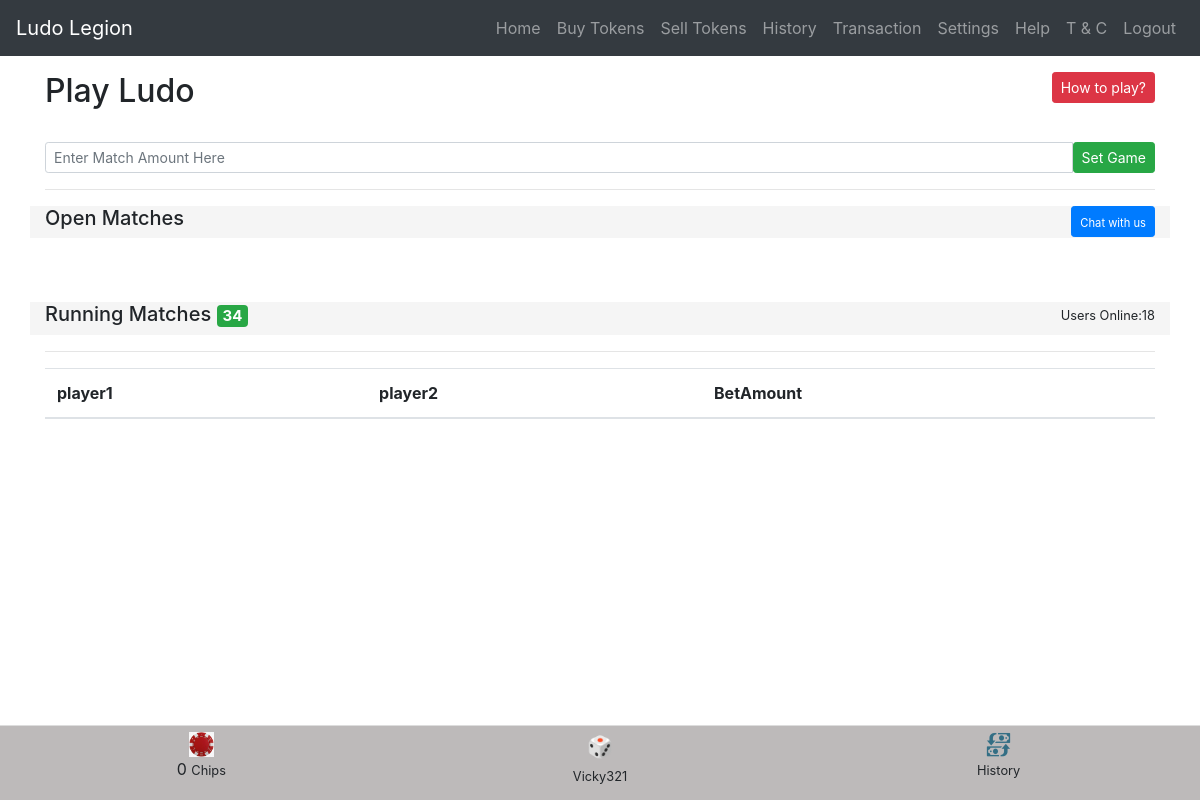
Page /home.php on the earlier database version.
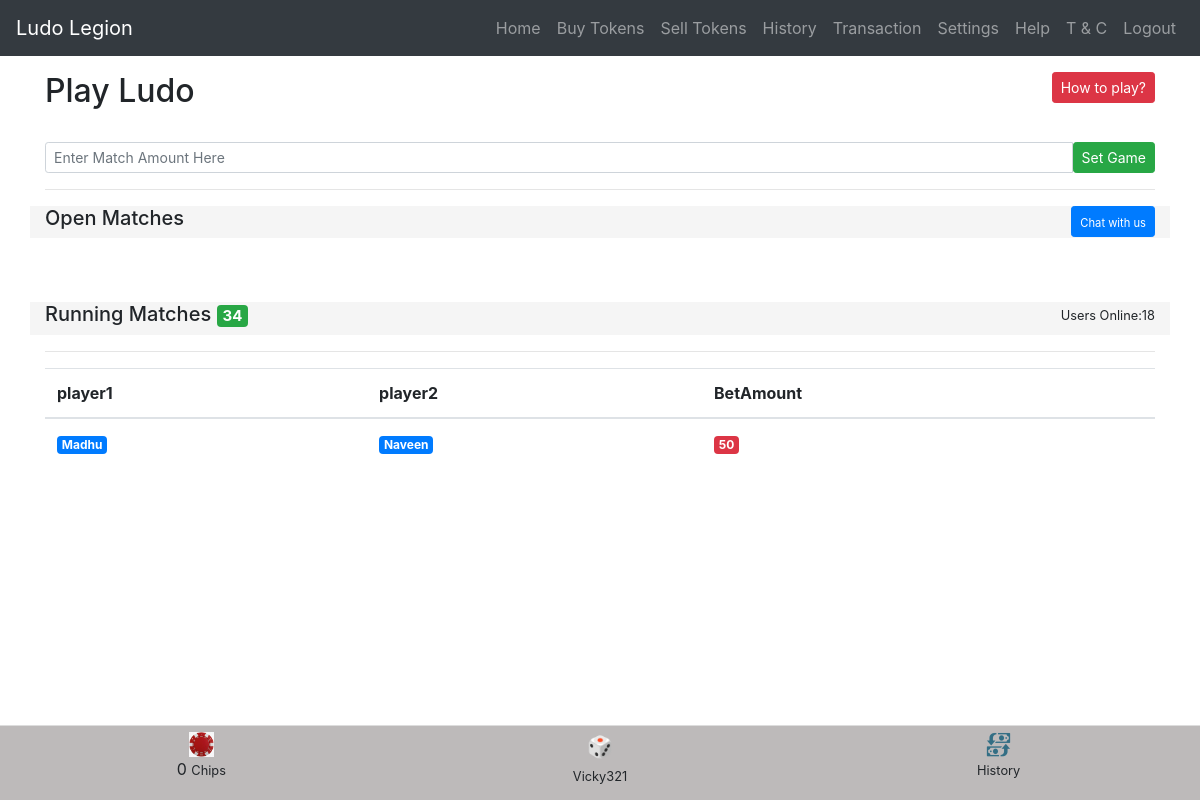
Same page on the later database version.
### tables this page shows
CREATE TABLE `running` (
  `player1` varchar(255) NOT NULL,
  `player2` varchar(255) NOT NULL,
  `amount` bigint(255) NOT NULL
);

### includes/server.php (called while the page is built, shortened)
<?php
include('includes/db_connect.php');
$running = "SELECT * FROM running";
$runQuery=mysqli_query($db, $running);
?>

### home.php (the view, shortened to what this page needs)
<?php include('includes/header.php');?>
<?php include('includes/nav.php');?>
<?php include('includes/server.php');?>
<br>
<br>
<br>
<div class="container" style="padding-bottom: 75px; background: none;" class="ng-scope">
    <div class="row">
        <div class="col-6">
            <h2>Play Ludo</h2>
        </div>
        <div class="col-6 text-right">
            <button class="pull-right btn btn-danger btn-sm" href="#/app/howtoplay"><i class="glyphicon glyphicon-expand"></i>
                How to play?</button>
        </div>
    </div>
    <br>
    <div>
        <form method="post" action="home.php">
            <div class="input-group input-group-sm">
                <input type="number" placeholder="Enter Match Amount Here" name="amount" class="form-control">
                <span class="input-group-btn">
                    <button name="set" type="submit" class="btn btn-success btn-sm">Set
                        Game</button>
                </span>
            </div>
        </form>
    </div>
    <hr>
    <div class="row" style="background: #f5f5f5">
        <div class="col-6">
            <h5>Open Matches</h5>
        </div>
        <div class="col-6 text-right"><button class="btn btn-sm btn-primary"><small>Chat with us</small></button></div>
    </div>
    <br>
    <br>
    <div class="row" style="background: #f5f5f5">
        <div class="col-8 text-justify">
            <h5>Running Matches <span class="badge badge-success ng-binding">34</span></h5>
        </div>
        <div class="col-4 text-right">
            <small>Users Online:18</small>
        </div>
    </div>
    <hr>
    <div>
        <form method="post" action="home.php">
            <table class="table table-hover">
                <thead>
                    <th>
                        player1
                    </th>
                    <th>player2</th>
                    <th>BetAmount</th>
                </thead>
                <tbody>
                    <?php while ($r2=mysqli_fetch_assoc($runQuery)) {
          ?>
                    <tr>
                        <td><span class="badge badge-primary"><?php  echo $r2['player1']; ?></span></td>
                        <td><span class="badge badge-primary"><?php  echo $r2['player2']; ?></span></td>
                        <td><span class="badge badge-danger"><?php echo $r2['amount']; ?></span></td>
                    </tr>
                    <?php  } ?>
                </tbody>
            </table>
        </form>
    </div>
    <br>
    <?php include('includes/bottom_nav.php');?>

### includes/header.php (shortened to what this page needs)
<!DOCTYPE html>
<html>
<head>
    <link rel="stylesheet" href="resources/bootstrap.min.css">
    <link rel="stylesheet" type="text/css" href="resources/styles.css">
</head>
<body>

### includes/nav.php (shortened to what this page needs)
<nav class="navbar navbar-expand-md navbar-dark  bg-dark fixed-top">
    <a class="navbar-brand">Ludo Legion</a>
    <div class="collapse navbar-collapse" id="navbarSupportedContent">
        <ul class="navbar-nav ml-auto">
            <ul class="nav navbar-nav navbar-right">
                    <li class="nav-item"><a  class="nav-link" href="home.php">Home</a></li>
                    <li class="nav-item"><a class="nav-link" href="buy.php">Buy Tokens</a></li>
                    <li class="nav-item"><a class="nav-link" href="sell.php">Sell Tokens</a></li>
                    <li class="nav-item"><a class="nav-link" href="history.php">History</a></li>
                    <li class="nav-item"><a class="nav-link" href="transaction.php">Transaction</a></li>
                    <li class="nav-item"><a class="nav-link" href="settin.php">Settings</a></li>
                    <li class="nav-item"><a class="nav-link"href="help.php">Help</a></li>
                    <li class="nav-item"><a class="nav-link" href="terms.php">T & C</a></li>
                    <li class="nav-item"><a class="nav-link"href="#">Logout</a></li>
                </ul>
        </ul>
    </div>
</nav>

### includes/bottom_nav.php
<footer class="my-footer bg-light" >
	<div class="row" style="background:#bdbaba; padding:5px;">
		<div class="col-4 text-center" href="#/app/buy-chips">
			<img class="spinImg" src="resources/chip2.png" alt="" height="25px" width="25px">
			<br> 0 <small>Chips</small>
		</div>
		<div class="col-4 text-center" href="#/app/playLudo">
			<span class="spinImg" style="font-size: 21px;">🎲</span>
			<br> <small>Vicky321</small>
		</div>
		<div class="col-4 text-center" href="#/app/matches">
			<p>
				<img src="resources/history.png" alt="" height="25px" width="25px">
				<br><small>History</small></p>
		</div>
	</div>
</footer>
</body>
</html>

### resources/styles.css (style rules this page uses)
.my-footer { background: #fff; max-height: 75px; border-top: 1px solid #ddd; position: fixed; bottom: 0; left: 0; padding: 0 12px; width: 100%; }

Differences in the rows shown:
added running: player1 "Madhu", player2 "Naveen", amount "50"
